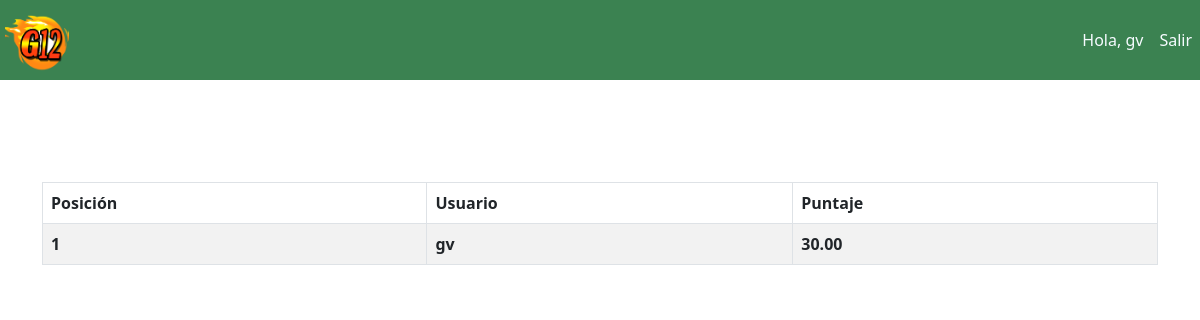
/tablero/ (signed in), run on an earlier commit of the app's database.
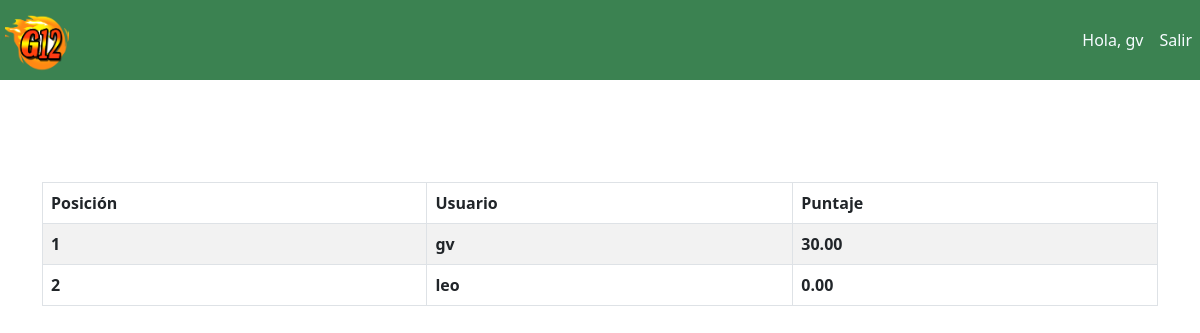
And on a later commit of the database.
### Quiz/models.py (models this page shows, shortened)
class QuizUsuario(models.Model):
    usuario = models.OneToOneField(User, on_delete=models.CASCADE)
    puntaje_total = models.DecimalField(verbose_name='puntaje total', default = 0, decimal_places= 2, max_digits=10, null=True)

### Quiz/views.py (the view)
# urls.py: path('tablero/', tablero, name='tablero'),
@login_required(login_url='inicio.html')
def tablero(request):
    total_usuarios_quiz = QuizUsuario.objects.order_by('-puntaje_total')[:10]
    contador = total_usuarios_quiz.count()
    context = {
        'usuario_quiz': total_usuarios_quiz,
        'contar_user':contador
    }
    return render(request,'play/tablero.html',context)

### templates/play/tablero.html (shortened to what this page needs)
{% extends 'base.html' %}
{% block contenido %}
    <div class="container">
        <h1 class="text-center my-4">
            <span class="badge badge-info">
            </span>
        </h1>
        <table class="table table-striped table-bordered">
            <thead>
                <tr>
                    <th>Posición</th>
                    <th>Usuario</th>
                    <th>Puntaje</th>
                </tr>
            </thead>
            <tbody>
                {% for user_quiz in usuario_quiz %}
                <tr>
                    <th>{{forloop.counter}}</th>
                    <th>{{user_quiz.usuario.username}}</th>
                    <th>{{user_quiz.puntaje_total}}</th>
                </tr>
                {% endfor %}
            </tbody>
        </table>
    </div>
{% endblock %}

### templates/base.html (shortened to what this page needs)
{% load static %}
<!DOCTYPE html>
<html lang="en">
<head>
    <link href="https://cdn.jsdelivr.net/npm/bootstrap@5.1.0/dist/css/bootstrap.min.css" rel="stylesheet">
    <link rel="stylesheet" type="text/css" href="{% static 'css/main.css' %}">
</head>
<body class="fondo-general">
    {% include "includes/navbar.html" %}
    {% block contenido %}
    {% endblock %}
</body>
</html>

### templates/includes/navbar.html (shortened to what this page needs)
{% load static %}
<nav class="navbar navbar-expand-lg navbar-light" style="background-color: #3b8251; padding-left: 5px;">
    <a href="{% url 'inicio' %}"><img class="logo-g12" src="{% static 'images/logo.png' %}" alt=""></a>
    <div class="collapse navbar-collapse justify-content-end" id="navbarNav">
      <ul class="navbar-nav">
        {% if user.is_authenticated %}
        <li class="nav-item active">
          <a class="nav-link" href="#" style="color:#f6fbff;">Hola, {{user.username}}</a>
        </li>
        <li class="nav-item">
          <a class="nav-link" href="{% url 'logout_vista' %}" style="color:#f6fbff;">Salir</a>
        </li>
          {% endif %}
      </ul>
    </div>
  </nav>

### static/css/main.css (style rules this page uses)
.logo-g12 { height:8vh; width: 8vh; }

What changed in the data, as far as the page shows it:
added QuizUsuario: usuario.username "leo", puntaje_total "0.00"
